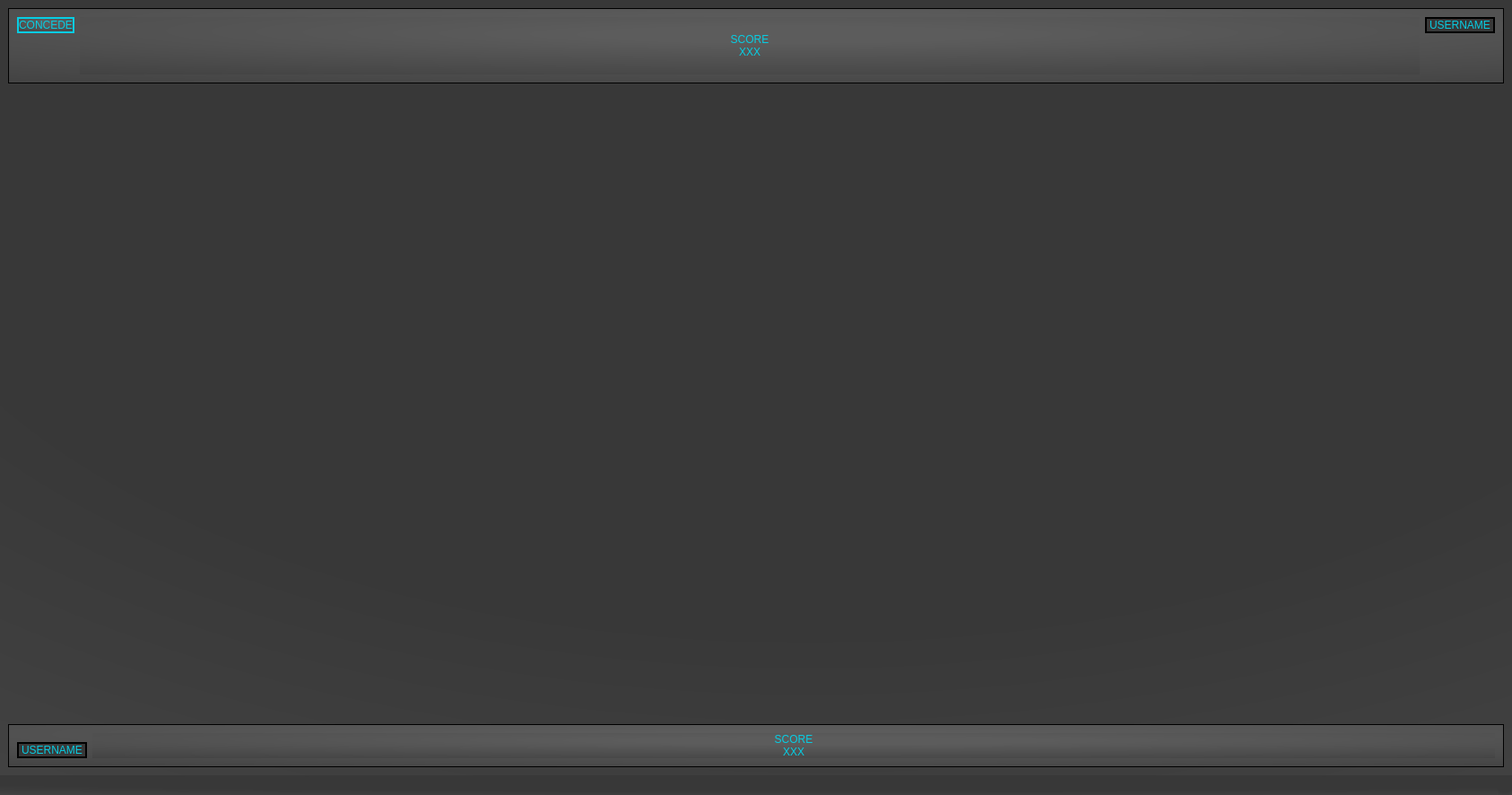
<?xml version="1.0" encoding="UTF-8"?>
<ui version="4.0">
 <class>MainWindow</class>
 <widget class="QMainWindow" name="MainWindow">
  <property name="geometry">
   <rect>
    <x>0</x>
    <y>0</y>
    <width>1160</width>
    <height>791</height>
   </rect>
  </property>
  <property name="windowTitle">
   <string>MainWindow</string>
  </property>
  <property name="styleSheet">
   <string notr="true">background-color: qradialgradient(spread:pad, cx:0.545, cy:0.0568182, radius:1.39, fx:0.528249, fy:0.33, stop:0.431818 rgba(56, 56, 56, 255), stop:1 rgba(75, 75, 75, 255));
</string>
  </property>
  <widget class="QWidget" name="centralwidget">
   <layout class="QVBoxLayout" name="verticalLayout">
    <item>
     <widget class="QFrame" name="frame_2">
      <property name="styleSheet">
       <string notr="true">background-color: qradialgradient(spread:pad, cx:0.545, cy:0.0568182, radius:1.39, fx:0.528249, fy:0.336, stop:0.102273 rgba(92, 92, 92, 255), stop:0.994318 rgba(56, 56, 56, 255));</string>
      </property>
      <property name="frameShape">
       <enum>QFrame::Panel</enum>
      </property>
      <property name="frameShadow">
       <enum>QFrame::Plain</enum>
      </property>
      <layout class="QGridLayout" name="gridLayout_6">
       <item row="0" column="0">
        <layout class="QGridLayout" name="gridLayout_3">
         <item row="0" column="2">
          <widget class="QLabel" name="label_4">
           <property name="sizePolicy">
            <sizepolicy hsizetype="Fixed" vsizetype="Fixed">
             <horstretch>0</horstretch>
             <verstretch>0</verstretch>
            </sizepolicy>
           </property>
           <property name="styleSheet">
            <string notr="true">font: 75 20pt &quot;MS Shell Dlg 2&quot;;
border: 2px solid rgb(0, 0, 0);
color: rgb(6, 205, 227);
background-color: rgb(56, 56, 56);</string>
           </property>
           <property name="text">
            <string>USERNAME</string>
           </property>
          </widget>
         </item>
         <item row="1" column="2">
          <spacer name="verticalSpacer_2">
           <property name="orientation">
            <enum>Qt::Vertical</enum>
           </property>
           <property name="sizeHint" stdset="0">
            <size>
             <width>20</width>
             <height>40</height>
            </size>
           </property>
          </spacer>
         </item>
         <item row="0" column="0">
          <widget class="QPushButton" name="pushButton">
           <property name="sizePolicy">
            <sizepolicy hsizetype="Fixed" vsizetype="Fixed">
             <horstretch>0</horstretch>
             <verstretch>0</verstretch>
            </sizepolicy>
           </property>
           <property name="styleSheet">
            <string notr="true">QPushButton
                             {
                            background-color: qlineargradient(spread:pad, x1:0.511, y1:0.727, 		x2:0.528, y2:0, stop:0.431818 rgba(31, 31, 31, 255), stop:1 rgba(75, 75, 75, 255));
font: 15pt &quot;High Tower Text&quot;;
color: rgb(6, 205, 227);
border: 2px solid rgb(6, 205, 227);
                             }
                             QPushButton::hover {
							
background-color: qradialgradient(spread:pad, cx:0.545, cy:0.0568182, radius:1.39, fx:0.528249, fy:0.33, stop:0.420455 rgba(75, 75, 75, 255), stop:1 rgba(56, 56, 56, 255));
}


                             QPushButton::pressed
                             {
                             
	background-color: qradialgradient(spread:pad, cx:0.545, cy:0.0568182, radius:1.39, fx:0.528249, fy:0.33, stop:0.431818 rgba(110, 110, 110, 255), stop:1 rgba(99, 99, 99, 255));
                             }

</string>
           </property>
           <property name="text">
            <string>CONCEDE</string>
           </property>
          </widget>
         </item>
         <item row="0" column="1" rowspan="2">
          <widget class="QLabel" name="label_8">
           <property name="styleSheet">
            <string notr="true">font: 75 20pt &quot;MS Shell Dlg 2&quot;;
color: rgb(6, 205, 227);</string>
           </property>
           <property name="text">
            <string>SCORE
XXX</string>
           </property>
           <property name="alignment">
            <set>Qt::AlignCenter</set>
           </property>
           <property name="wordWrap">
            <bool>true</bool>
           </property>
           <property name="margin">
            <number>-1</number>
           </property>
          </widget>
         </item>
        </layout>
       </item>
      </layout>
     </widget>
    </item>
    <item>
     <layout class="QGridLayout" name="gridLayout">
      <item row="3" column="0">
       <widget class="QPushButton" name="pushButton_22">
        <property name="sizePolicy">
         <sizepolicy hsizetype="Fixed" vsizetype="Fixed">
          <horstretch>0</horstretch>
          <verstretch>0</verstretch>
         </sizepolicy>
        </property>
        <property name="minimumSize">
         <size>
          <width>180</width>
          <height>180</height>
         </size>
        </property>
        <property name="maximumSize">
         <size>
          <width>180</width>
          <height>180</height>
         </size>
        </property>
        <property name="text">
         <string/>
        </property>
        <property name="flat">
         <bool>true</bool>
        </property>
       </widget>
      </item>
      <item row="1" column="1">
       <widget class="QPushButton" name="pushButton_20">
        <property name="sizePolicy">
         <sizepolicy hsizetype="Fixed" vsizetype="Fixed">
          <horstretch>0</horstretch>
          <verstretch>0</verstretch>
         </sizepolicy>
        </property>
        <property name="minimumSize">
         <size>
          <width>180</width>
          <height>180</height>
         </size>
        </property>
        <property name="maximumSize">
         <size>
          <width>180</width>
          <height>180</height>
         </size>
        </property>
        <property name="text">
         <string/>
        </property>
        <property name="flat">
         <bool>true</bool>
        </property>
       </widget>
      </item>
      <item row="0" column="6">
       <widget class="QPushButton" name="pushButton_9">
        <property name="sizePolicy">
         <sizepolicy hsizetype="Fixed" vsizetype="Fixed">
          <horstretch>0</horstretch>
          <verstretch>0</verstretch>
         </sizepolicy>
        </property>
        <property name="minimumSize">
         <size>
          <width>180</width>
          <height>180</height>
         </size>
        </property>
        <property name="maximumSize">
         <size>
          <width>180</width>
          <height>180</height>
         </size>
        </property>
        <property name="text">
         <string/>
        </property>
        <property name="flat">
         <bool>true</bool>
        </property>
       </widget>
      </item>
      <item row="0" column="4">
       <widget class="QPushButton" name="pushButton_11">
        <property name="sizePolicy">
         <sizepolicy hsizetype="Fixed" vsizetype="Fixed">
          <horstretch>0</horstretch>
          <verstretch>0</verstretch>
         </sizepolicy>
        </property>
        <property name="minimumSize">
         <size>
          <width>180</width>
          <height>180</height>
         </size>
        </property>
        <property name="maximumSize">
         <size>
          <width>180</width>
          <height>180</height>
         </size>
        </property>
        <property name="text">
         <string/>
        </property>
        <property name="flat">
         <bool>true</bool>
        </property>
       </widget>
      </item>
      <item row="2" column="6">
       <widget class="QPushButton" name="pushButton_1">
        <property name="sizePolicy">
         <sizepolicy hsizetype="Fixed" vsizetype="Fixed">
          <horstretch>0</horstretch>
          <verstretch>0</verstretch>
         </sizepolicy>
        </property>
        <property name="minimumSize">
         <size>
          <width>180</width>
          <height>180</height>
         </size>
        </property>
        <property name="maximumSize">
         <size>
          <width>180</width>
          <height>180</height>
         </size>
        </property>
        <property name="text">
         <string/>
        </property>
        <property name="flat">
         <bool>true</bool>
        </property>
       </widget>
      </item>
      <item row="0" column="8">
       <widget class="QPushButton" name="pushButton_8">
        <property name="sizePolicy">
         <sizepolicy hsizetype="Fixed" vsizetype="Fixed">
          <horstretch>0</horstretch>
          <verstretch>0</verstretch>
         </sizepolicy>
        </property>
        <property name="minimumSize">
         <size>
          <width>180</width>
          <height>180</height>
         </size>
        </property>
        <property name="maximumSize">
         <size>
          <width>180</width>
          <height>180</height>
         </size>
        </property>
        <property name="text">
         <string/>
        </property>
        <property name="flat">
         <bool>true</bool>
        </property>
       </widget>
      </item>
      <item row="2" column="4">
       <widget class="QPushButton" name="pushButton_34">
        <property name="sizePolicy">
         <sizepolicy hsizetype="Fixed" vsizetype="Fixed">
          <horstretch>0</horstretch>
          <verstretch>0</verstretch>
         </sizepolicy>
        </property>
        <property name="minimumSize">
         <size>
          <width>180</width>
          <height>180</height>
         </size>
        </property>
        <property name="maximumSize">
         <size>
          <width>180</width>
          <height>180</height>
         </size>
        </property>
        <property name="text">
         <string/>
        </property>
        <property name="flat">
         <bool>true</bool>
        </property>
       </widget>
      </item>
      <item row="3" column="7">
       <widget class="QPushButton" name="pushButton_2">
        <property name="sizePolicy">
         <sizepolicy hsizetype="Fixed" vsizetype="Fixed">
          <horstretch>0</horstretch>
          <verstretch>0</verstretch>
         </sizepolicy>
        </property>
        <property name="minimumSize">
         <size>
          <width>180</width>
          <height>180</height>
         </size>
        </property>
        <property name="maximumSize">
         <size>
          <width>180</width>
          <height>180</height>
         </size>
        </property>
        <property name="text">
         <string/>
        </property>
        <property name="flat">
         <bool>true</bool>
        </property>
       </widget>
      </item>
      <item row="1" column="5">
       <widget class="QPushButton" name="pushButton_35">
        <property name="sizePolicy">
         <sizepolicy hsizetype="Fixed" vsizetype="Fixed">
          <horstretch>0</horstretch>
          <verstretch>0</verstretch>
         </sizepolicy>
        </property>
        <property name="minimumSize">
         <size>
          <width>180</width>
          <height>180</height>
         </size>
        </property>
        <property name="maximumSize">
         <size>
          <width>180</width>
          <height>180</height>
         </size>
        </property>
        <property name="text">
         <string/>
        </property>
        <property name="flat">
         <bool>true</bool>
        </property>
       </widget>
      </item>
      <item row="2" column="8">
       <widget class="QPushButton" name="pushButton_7">
        <property name="sizePolicy">
         <sizepolicy hsizetype="Fixed" vsizetype="Fixed">
          <horstretch>0</horstretch>
          <verstretch>0</verstretch>
         </sizepolicy>
        </property>
        <property name="minimumSize">
         <size>
          <width>180</width>
          <height>180</height>
         </size>
        </property>
        <property name="maximumSize">
         <size>
          <width>180</width>
          <height>180</height>
         </size>
        </property>
        <property name="text">
         <string/>
        </property>
        <property name="flat">
         <bool>true</bool>
        </property>
       </widget>
      </item>
      <item row="1" column="2">
       <widget class="QPushButton" name="pushButton_18">
        <property name="sizePolicy">
         <sizepolicy hsizetype="Fixed" vsizetype="Fixed">
          <horstretch>0</horstretch>
          <verstretch>0</verstretch>
         </sizepolicy>
        </property>
        <property name="minimumSize">
         <size>
          <width>180</width>
          <height>180</height>
         </size>
        </property>
        <property name="maximumSize">
         <size>
          <width>180</width>
          <height>180</height>
         </size>
        </property>
        <property name="text">
         <string/>
        </property>
        <property name="flat">
         <bool>true</bool>
        </property>
       </widget>
      </item>
      <item row="0" column="1">
       <widget class="QPushButton" name="pushButton_14">
        <property name="sizePolicy">
         <sizepolicy hsizetype="Fixed" vsizetype="Fixed">
          <horstretch>0</horstretch>
          <verstretch>0</verstretch>
         </sizepolicy>
        </property>
        <property name="minimumSize">
         <size>
          <width>180</width>
          <height>180</height>
         </size>
        </property>
        <property name="maximumSize">
         <size>
          <width>180</width>
          <height>180</height>
         </size>
        </property>
        <property name="text">
         <string/>
        </property>
        <property name="flat">
         <bool>true</bool>
        </property>
       </widget>
      </item>
      <item row="0" column="3">
       <widget class="QPushButton" name="pushButton_12">
        <property name="sizePolicy">
         <sizepolicy hsizetype="Fixed" vsizetype="Fixed">
          <horstretch>0</horstretch>
          <verstretch>0</verstretch>
         </sizepolicy>
        </property>
        <property name="minimumSize">
         <size>
          <width>180</width>
          <height>180</height>
         </size>
        </property>
        <property name="maximumSize">
         <size>
          <width>180</width>
          <height>180</height>
         </size>
        </property>
        <property name="text">
         <string/>
        </property>
        <property name="flat">
         <bool>true</bool>
        </property>
       </widget>
      </item>
      <item row="1" column="6">
       <widget class="QPushButton" name="pushButton_31">
        <property name="sizePolicy">
         <sizepolicy hsizetype="Fixed" vsizetype="Fixed">
          <horstretch>0</horstretch>
          <verstretch>0</verstretch>
         </sizepolicy>
        </property>
        <property name="minimumSize">
         <size>
          <width>180</width>
          <height>180</height>
         </size>
        </property>
        <property name="maximumSize">
         <size>
          <width>180</width>
          <height>180</height>
         </size>
        </property>
        <property name="text">
         <string/>
        </property>
        <property name="flat">
         <bool>true</bool>
        </property>
       </widget>
      </item>
      <item row="3" column="1">
       <widget class="QPushButton" name="pushButton_23">
        <property name="sizePolicy">
         <sizepolicy hsizetype="Fixed" vsizetype="Fixed">
          <horstretch>0</horstretch>
          <verstretch>0</verstretch>
         </sizepolicy>
        </property>
        <property name="minimumSize">
         <size>
          <width>180</width>
          <height>180</height>
         </size>
        </property>
        <property name="maximumSize">
         <size>
          <width>180</width>
          <height>180</height>
         </size>
        </property>
        <property name="text">
         <string/>
        </property>
        <property name="flat">
         <bool>true</bool>
        </property>
       </widget>
      </item>
      <item row="0" column="2">
       <widget class="QPushButton" name="pushButton_13">
        <property name="sizePolicy">
         <sizepolicy hsizetype="Fixed" vsizetype="Fixed">
          <horstretch>0</horstretch>
          <verstretch>0</verstretch>
         </sizepolicy>
        </property>
        <property name="minimumSize">
         <size>
          <width>180</width>
          <height>180</height>
         </size>
        </property>
        <property name="maximumSize">
         <size>
          <width>180</width>
          <height>180</height>
         </size>
        </property>
        <property name="text">
         <string/>
        </property>
        <property name="flat">
         <bool>true</bool>
        </property>
       </widget>
      </item>
      <item row="3" column="2">
       <widget class="QPushButton" name="pushButton_29">
        <property name="sizePolicy">
         <sizepolicy hsizetype="Fixed" vsizetype="Fixed">
          <horstretch>0</horstretch>
          <verstretch>0</verstretch>
         </sizepolicy>
        </property>
        <property name="minimumSize">
         <size>
          <width>180</width>
          <height>180</height>
         </size>
        </property>
        <property name="maximumSize">
         <size>
          <width>180</width>
          <height>180</height>
         </size>
        </property>
        <property name="text">
         <string/>
        </property>
        <property name="flat">
         <bool>true</bool>
        </property>
       </widget>
      </item>
      <item row="2" column="5">
       <widget class="QPushButton" name="pushButton_33">
        <property name="sizePolicy">
         <sizepolicy hsizetype="Fixed" vsizetype="Fixed">
          <horstretch>0</horstretch>
          <verstretch>0</verstretch>
         </sizepolicy>
        </property>
        <property name="minimumSize">
         <size>
          <width>180</width>
          <height>180</height>
         </size>
        </property>
        <property name="maximumSize">
         <size>
          <width>180</width>
          <height>180</height>
         </size>
        </property>
        <property name="text">
         <string/>
        </property>
        <property name="flat">
         <bool>true</bool>
        </property>
       </widget>
      </item>
      <item row="1" column="0">
       <widget class="QPushButton" name="pushButton_16">
        <property name="sizePolicy">
         <sizepolicy hsizetype="Fixed" vsizetype="Fixed">
          <horstretch>0</horstretch>
          <verstretch>0</verstretch>
         </sizepolicy>
        </property>
        <property name="minimumSize">
         <size>
          <width>180</width>
          <height>180</height>
         </size>
        </property>
        <property name="maximumSize">
         <size>
          <width>180</width>
          <height>180</height>
         </size>
        </property>
        <property name="text">
         <string/>
        </property>
        <property name="flat">
         <bool>true</bool>
        </property>
       </widget>
      </item>
      <item row="3" column="4">
       <widget class="QPushButton" name="pushButton_36">
        <property name="sizePolicy">
         <sizepolicy hsizetype="Fixed" vsizetype="Fixed">
          <horstretch>0</horstretch>
          <verstretch>0</verstretch>
         </sizepolicy>
        </property>
        <property name="minimumSize">
         <size>
          <width>180</width>
          <height>180</height>
         </size>
        </property>
        <property name="maximumSize">
         <size>
          <width>180</width>
          <height>180</height>
         </size>
        </property>
        <property name="text">
         <string/>
        </property>
        <property name="flat">
         <bool>true</bool>
        </property>
       </widget>
      </item>
      <item row="3" column="8">
       <widget class="QPushButton" name="pushButton_4">
        <property name="sizePolicy">
         <sizepolicy hsizetype="Fixed" vsizetype="Fixed">
          <horstretch>0</horstretch>
          <verstretch>0</verstretch>
         </sizepolicy>
        </property>
        <property name="minimumSize">
         <size>
          <width>180</width>
          <height>180</height>
         </size>
        </property>
        <property name="maximumSize">
         <size>
          <width>180</width>
          <height>180</height>
         </size>
        </property>
        <property name="text">
         <string/>
        </property>
        <property name="flat">
         <bool>true</bool>
        </property>
       </widget>
      </item>
      <item row="1" column="8">
       <widget class="QPushButton" name="pushButton_25">
        <property name="sizePolicy">
         <sizepolicy hsizetype="Fixed" vsizetype="Fixed">
          <horstretch>0</horstretch>
          <verstretch>0</verstretch>
         </sizepolicy>
        </property>
        <property name="minimumSize">
         <size>
          <width>180</width>
          <height>180</height>
         </size>
        </property>
        <property name="maximumSize">
         <size>
          <width>180</width>
          <height>180</height>
         </size>
        </property>
        <property name="text">
         <string/>
        </property>
        <property name="flat">
         <bool>true</bool>
        </property>
       </widget>
      </item>
      <item row="2" column="0">
       <widget class="QPushButton" name="pushButton_17">
        <property name="sizePolicy">
         <sizepolicy hsizetype="Fixed" vsizetype="Fixed">
          <horstretch>0</horstretch>
          <verstretch>0</verstretch>
         </sizepolicy>
        </property>
        <property name="minimumSize">
         <size>
          <width>180</width>
          <height>180</height>
         </size>
        </property>
        <property name="maximumSize">
         <size>
          <width>180</width>
          <height>180</height>
         </size>
        </property>
        <property name="text">
         <string/>
        </property>
        <property name="flat">
         <bool>true</bool>
        </property>
       </widget>
      </item>
      <item row="1" column="3">
       <widget class="QPushButton" name="pushButton_26">
        <property name="sizePolicy">
         <sizepolicy hsizetype="Fixed" vsizetype="Fixed">
          <horstretch>0</horstretch>
          <verstretch>0</verstretch>
         </sizepolicy>
        </property>
        <property name="minimumSize">
         <size>
          <width>180</width>
          <height>180</height>
         </size>
        </property>
        <property name="maximumSize">
         <size>
          <width>180</width>
          <height>180</height>
         </size>
        </property>
        <property name="text">
         <string/>
        </property>
        <property name="flat">
         <bool>true</bool>
        </property>
       </widget>
      </item>
      <item row="3" column="6">
       <widget class="QPushButton" name="pushButton_3">
        <property name="sizePolicy">
         <sizepolicy hsizetype="Fixed" vsizetype="Fixed">
          <horstretch>0</horstretch>
          <verstretch>0</verstretch>
         </sizepolicy>
        </property>
        <property name="minimumSize">
         <size>
          <width>180</width>
          <height>180</height>
         </size>
        </property>
        <property name="maximumSize">
         <size>
          <width>180</width>
          <height>180</height>
         </size>
        </property>
        <property name="text">
         <string/>
        </property>
        <property name="flat">
         <bool>true</bool>
        </property>
       </widget>
      </item>
      <item row="0" column="5">
       <widget class="QPushButton" name="pushButton_10">
        <property name="sizePolicy">
         <sizepolicy hsizetype="Fixed" vsizetype="Fixed">
          <horstretch>0</horstretch>
          <verstretch>0</verstretch>
         </sizepolicy>
        </property>
        <property name="minimumSize">
         <size>
          <width>180</width>
          <height>180</height>
         </size>
        </property>
        <property name="maximumSize">
         <size>
          <width>180</width>
          <height>180</height>
         </size>
        </property>
        <property name="text">
         <string/>
        </property>
        <property name="flat">
         <bool>true</bool>
        </property>
       </widget>
      </item>
      <item row="2" column="2">
       <widget class="QPushButton" name="pushButton_19">
        <property name="sizePolicy">
         <sizepolicy hsizetype="Fixed" vsizetype="Fixed">
          <horstretch>0</horstretch>
          <verstretch>0</verstretch>
         </sizepolicy>
        </property>
        <property name="minimumSize">
         <size>
          <width>180</width>
          <height>180</height>
         </size>
        </property>
        <property name="maximumSize">
         <size>
          <width>180</width>
          <height>180</height>
         </size>
        </property>
        <property name="text">
         <string/>
        </property>
        <property name="flat">
         <bool>true</bool>
        </property>
       </widget>
      </item>
      <item row="1" column="7">
       <widget class="QPushButton" name="pushButton_30">
        <property name="sizePolicy">
         <sizepolicy hsizetype="Fixed" vsizetype="Fixed">
          <horstretch>0</horstretch>
          <verstretch>0</verstretch>
         </sizepolicy>
        </property>
        <property name="minimumSize">
         <size>
          <width>180</width>
          <height>180</height>
         </size>
        </property>
        <property name="maximumSize">
         <size>
          <width>180</width>
          <height>180</height>
         </size>
        </property>
        <property name="text">
         <string/>
        </property>
        <property name="flat">
         <bool>true</bool>
        </property>
       </widget>
      </item>
      <item row="1" column="4">
       <widget class="QPushButton" name="pushButton_32">
        <property name="sizePolicy">
         <sizepolicy hsizetype="Fixed" vsizetype="Fixed">
          <horstretch>0</horstretch>
          <verstretch>0</verstretch>
         </sizepolicy>
        </property>
        <property name="minimumSize">
         <size>
          <width>180</width>
          <height>180</height>
         </size>
        </property>
        <property name="maximumSize">
         <size>
          <width>180</width>
          <height>180</height>
         </size>
        </property>
        <property name="text">
         <string/>
        </property>
        <property name="flat">
         <bool>true</bool>
        </property>
       </widget>
      </item>
      <item row="3" column="3">
       <widget class="QPushButton" name="pushButton_28">
        <property name="sizePolicy">
         <sizepolicy hsizetype="Fixed" vsizetype="Fixed">
          <horstretch>0</horstretch>
          <verstretch>0</verstretch>
         </sizepolicy>
        </property>
        <property name="minimumSize">
         <size>
          <width>180</width>
          <height>180</height>
         </size>
        </property>
        <property name="maximumSize">
         <size>
          <width>180</width>
          <height>180</height>
         </size>
        </property>
        <property name="text">
         <string/>
        </property>
        <property name="flat">
         <bool>true</bool>
        </property>
       </widget>
      </item>
      <item row="0" column="0">
       <widget class="QPushButton" name="pushButton_15">
        <property name="sizePolicy">
         <sizepolicy hsizetype="Fixed" vsizetype="Fixed">
          <horstretch>0</horstretch>
          <verstretch>0</verstretch>
         </sizepolicy>
        </property>
        <property name="minimumSize">
         <size>
          <width>180</width>
          <height>180</height>
         </size>
        </property>
        <property name="maximumSize">
         <size>
          <width>180</width>
          <height>180</height>
         </size>
        </property>
        <property name="text">
         <string/>
        </property>
        <property name="flat">
         <bool>true</bool>
        </property>
       </widget>
      </item>
      <item row="2" column="1">
       <widget class="QPushButton" name="pushButton_21">
        <property name="sizePolicy">
         <sizepolicy hsizetype="Fixed" vsizetype="Fixed">
          <horstretch>0</horstretch>
          <verstretch>0</verstretch>
         </sizepolicy>
        </property>
        <property name="minimumSize">
         <size>
          <width>180</width>
          <height>180</height>
         </size>
        </property>
        <property name="maximumSize">
         <size>
          <width>180</width>
          <height>180</height>
         </size>
        </property>
        <property name="text">
         <string/>
        </property>
        <property name="flat">
         <bool>true</bool>
        </property>
       </widget>
      </item>
      <item row="2" column="3">
       <widget class="QPushButton" name="pushButton_27">
        <property name="sizePolicy">
         <sizepolicy hsizetype="Fixed" vsizetype="Fixed">
          <horstretch>0</horstretch>
          <verstretch>0</verstretch>
         </sizepolicy>
        </property>
        <property name="minimumSize">
         <size>
          <width>180</width>
          <height>180</height>
         </size>
        </property>
        <property name="maximumSize">
         <size>
          <width>180</width>
          <height>180</height>
         </size>
        </property>
        <property name="text">
         <string/>
        </property>
        <property name="flat">
         <bool>true</bool>
        </property>
       </widget>
      </item>
      <item row="2" column="7">
       <widget class="QPushButton" name="pushButton_5">
        <property name="sizePolicy">
         <sizepolicy hsizetype="Fixed" vsizetype="Fixed">
          <horstretch>0</horstretch>
          <verstretch>0</verstretch>
         </sizepolicy>
        </property>
        <property name="minimumSize">
         <size>
          <width>180</width>
          <height>180</height>
         </size>
        </property>
        <property name="maximumSize">
         <size>
          <width>180</width>
          <height>180</height>
         </size>
        </property>
        <property name="text">
         <string/>
        </property>
        <property name="flat">
         <bool>true</bool>
        </property>
       </widget>
      </item>
      <item row="0" column="7">
       <widget class="QPushButton" name="pushButton_6">
        <property name="sizePolicy">
         <sizepolicy hsizetype="Fixed" vsizetype="Fixed">
          <horstretch>0</horstretch>
          <verstretch>0</verstretch>
         </sizepolicy>
        </property>
        <property name="minimumSize">
         <size>
          <width>180</width>
          <height>180</height>
         </size>
        </property>
        <property name="maximumSize">
         <size>
          <width>180</width>
          <height>180</height>
         </size>
        </property>
        <property name="text">
         <string/>
        </property>
        <property name="flat">
         <bool>true</bool>
        </property>
       </widget>
      </item>
      <item row="3" column="5">
       <widget class="QPushButton" name="pushButton_24">
        <property name="sizePolicy">
         <sizepolicy hsizetype="Fixed" vsizetype="Fixed">
          <horstretch>0</horstretch>
          <verstretch>0</verstretch>
         </sizepolicy>
        </property>
        <property name="minimumSize">
         <size>
          <width>180</width>
          <height>180</height>
         </size>
        </property>
        <property name="maximumSize">
         <size>
          <width>180</width>
          <height>180</height>
         </size>
        </property>
        <property name="text">
         <string/>
        </property>
        <property name="flat">
         <bool>true</bool>
        </property>
       </widget>
      </item>
     </layout>
    </item>
    <item>
     <widget class="QFrame" name="frame">
      <property name="styleSheet">
       <string notr="true">background-color: qradialgradient(spread:pad, cx:0.545, cy:0.0568182, radius:1.39, fx:0.528249, fy:0.336, stop:0.102273 rgba(92, 92, 92, 255), stop:0.994318 rgba(56, 56, 56, 255));</string>
      </property>
      <property name="frameShape">
       <enum>QFrame::Panel</enum>
      </property>
      <property name="frameShadow">
       <enum>QFrame::Plain</enum>
      </property>
      <layout class="QGridLayout" name="gridLayout_5">
       <item row="0" column="0">
        <layout class="QGridLayout" name="gridLayout_4">
         <item row="0" column="1" rowspan="2">
          <widget class="QLabel" name="label_7">
           <property name="styleSheet">
            <string notr="true">font: 75 20pt &quot;MS Shell Dlg 2&quot;;
color: rgb(6, 205, 227);</string>
           </property>
           <property name="text">
            <string>SCORE
XXX</string>
           </property>
           <property name="alignment">
            <set>Qt::AlignCenter</set>
           </property>
           <property name="margin">
            <number>-1</number>
           </property>
          </widget>
         </item>
         <item row="1" column="0">
          <widget class="QLabel" name="label_5">
           <property name="sizePolicy">
            <sizepolicy hsizetype="Fixed" vsizetype="Preferred">
             <horstretch>0</horstretch>
             <verstretch>0</verstretch>
            </sizepolicy>
           </property>
           <property name="styleSheet">
            <string notr="true">font: 75 20pt &quot;MS Shell Dlg 2&quot;;
border: 2px solid rgb(0, 0, 0);
color: rgb(6, 205, 227);
background-color: rgb(56, 56, 56);</string>
           </property>
           <property name="text">
            <string>USERNAME</string>
           </property>
          </widget>
         </item>
         <item row="0" column="0">
          <spacer name="verticalSpacer_3">
           <property name="orientation">
            <enum>Qt::Vertical</enum>
           </property>
           <property name="sizeHint" stdset="0">
            <size>
             <width>20</width>
             <height>40</height>
            </size>
           </property>
          </spacer>
         </item>
        </layout>
       </item>
      </layout>
     </widget>
    </item>
   </layout>
  </widget>
  <widget class="QMenuBar" name="menubar">
   <property name="geometry">
    <rect>
     <x>0</x>
     <y>0</y>
     <width>1160</width>
     <height>21</height>
    </rect>
   </property>
  </widget>
  <widget class="QStatusBar" name="statusbar"/>
 </widget>
 <resources/>
 <connections/>
</ui>
